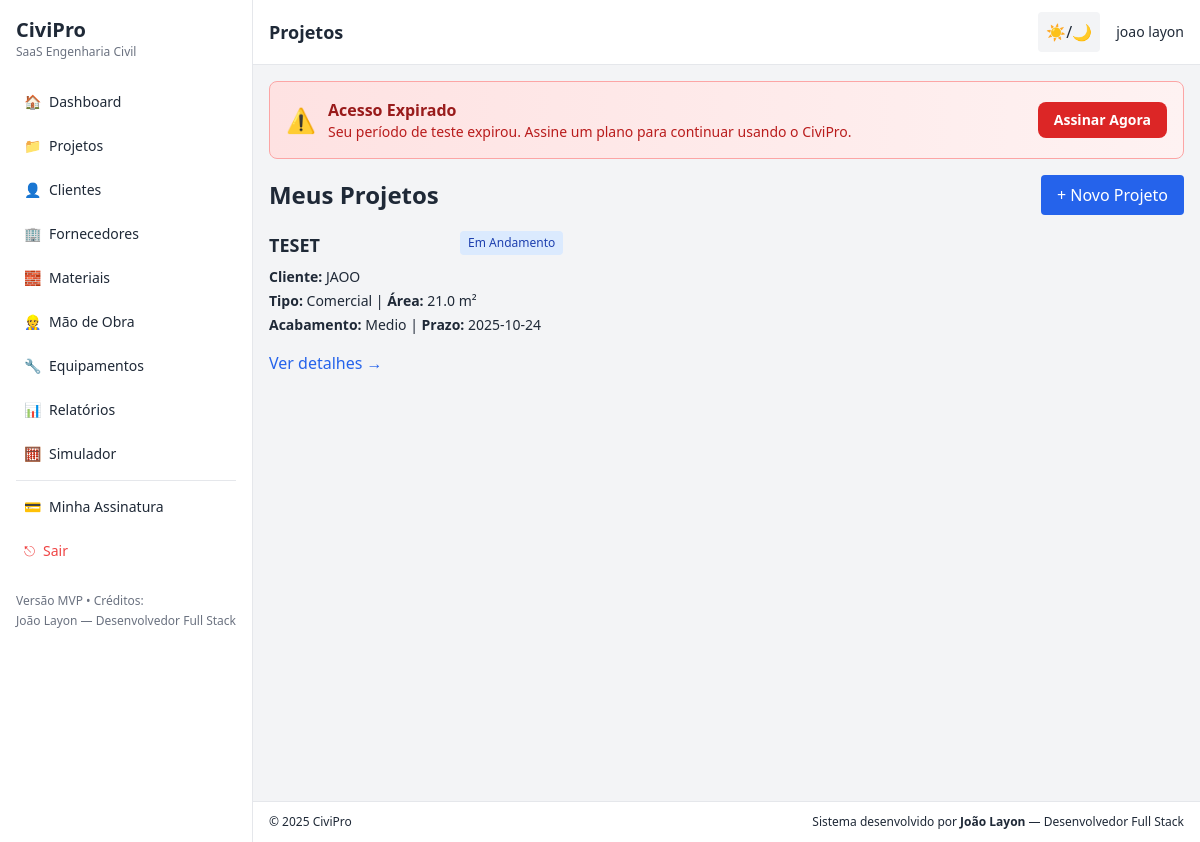
Screenshot of /projects (signed in) with the database file from the repository.
### tables this page shows
CREATE TABLE users (
        id INTEGER PRIMARY KEY AUTOINCREMENT,
        name TEXT NOT NULL,
        email TEXT UNIQUE NOT NULL,
        password_hash TEXT NOT NULL,
        created_at TEXT
    , trial_start_date TEXT, trial_end_date TEXT, subscription_status TEXT DEFAULT 'trial', subscription_id TEXT, plan_id TEXT);

CREATE TABLE projects (
        id INTEGER PRIMARY KEY AUTOINCREMENT,
        user_id INTEGER,
        name TEXT,
        client TEXT,
        area REAL,
        finish_level TEXT,
        deadline TEXT,
        created_at TEXT, project_type TEXT DEFAULT 'residencial', status TEXT DEFAULT 'em_andamento', notes TEXT, real_cost REAL DEFAULT 0, client_id INTEGER,
        FOREIGN KEY(user_id) REFERENCES users(id)
    );

### app.py (the view)
@app.route("/projects")
def projects_list():
    user = current_user()
    if not user:
        return redirect(url_for("login"))
    conn = get_db_conn()
    projs = conn.execute("SELECT * FROM projects WHERE user_id=? ORDER BY created_at DESC", (user["id"],)).fetchall()
    conn.close()
    return render_template("projetos.html", projects=projs, user=user)

### app.py (called while the page is built)
def get_db_conn():
    conn = sqlite3.connect(DB)
    conn.row_factory = sqlite3.Row
    return conn

def current_user():
    uid = session.get("user_id")
    if not uid:
        return None
    conn = get_db_conn()
    user = conn.execute(
        """SELECT id, name, email, trial_start_date, trial_end_date,
        subscription_status, subscription_id, plan_id FROM users WHERE id=?""",
        (uid,)
    ).fetchone()
    conn.close()
    return user

def check_subscription_status(user):
    if not user:
        return {'active': False, 'status': 'no_user', 'days_left': 0}
    status = user['subscription_status'] or 'trial'
    if status == 'active':
        return {'active': True, 'status': 'active', 'days_left': None, 'is_trial': False}
    if status == 'trial':
        if user['trial_end_date']:
            trial_end = datetime.fromisoformat(user['trial_end_date'])
            now = datetime.utcnow()
            if now < trial_end:
                days_left = (trial_end - now).days + 1
                return {'active': True, 'status': 'trial', 'days_left': days_left, 'is_trial': True}
        return {'active': False, 'status': 'trial_expired', 'days_left': 0, 'is_trial': False}
    return {'active': False, 'status': status, 'days_left': 0, 'is_trial': False}

@app.context_processor
def inject_datetime():
    user = current_user()
    subscription = check_subscription_status(user) if user else None
    return {
        'datetime': datetime,
        'current_user': current_user,
        'subscription_status': subscription
    }

### templates/projetos.html (shortened to what this page needs)
{% extends "base.html" %}
{% block page_title %}Projetos{% endblock %}
{% block content %}
<div class="mb-4 flex justify-between items-center">
  <h2 class="text-2xl font-bold">Meus Projetos</h2>
  <a href="{{ url_for('projects_add') }}" class="px-4 py-2 bg-blue-600 text-white rounded hover:bg-blue-700">+ Novo Projeto</a>
</div>
{% if projects %}
<div class="grid grid-cols-1 md:grid-cols-2 lg:grid-cols-3 gap-4">
  {% for proj in projects %}
  <div class="card">
    <div class="flex justify-between items-start mb-2">
      <h3 class="text-lg font-bold">{{ proj.name }}</h3>
      <span class="px-2 py-1 rounded text-xs
        {% if proj.status == 'em_andamento' %}bg-blue-100 text-blue-800 dark:bg-blue-900 dark:text-blue-200
        {% elif proj.status == 'concluido' %}bg-green-100 text-green-800 dark:bg-green-900 dark:text-green-200
        {% else %}bg-yellow-100 text-yellow-800 dark:bg-yellow-900 dark:text-yellow-200{% endif %}">
        {% if proj.status == 'em_andamento' %}Em Andamento
        {% elif proj.status == 'concluido' %}Concluído
        {% elif proj.status == 'pausado' %}Pausado
        {% else %}Em Andamento{% endif %}
      </span>
    </div>
    <div class="text-sm space-y-1 mb-4">
      <p><strong>Cliente:</strong> {{ proj.client or '-' }}</p>
      <p><strong>Tipo:</strong>
        {% if proj.project_type == 'residencial' %}Residencial
        {% elif proj.project_type == 'comercial' %}Comercial
        {% elif proj.project_type == 'industrial' %}Industrial
        {% else %}Residencial{% endif %} | <strong>Área:</strong> {{ proj.area }} m²
      </p>
      <p><strong>Acabamento:</strong> {{ proj.finish_level|title }} | <strong>Prazo:</strong> {{ proj.deadline or '-' }}</p>
    </div>
    <a href="{{ url_for('project_view', project_id=proj.id) }}" class="text-blue-600 dark:text-blue-400 hover:underline">Ver detalhes →</a>
  </div>
  {% endfor %}
</div>
{% else %}
<div class="card">
  <p class="text-gray-500 dark:text-gray-400">Nenhum projeto cadastrado ainda.</p>
  <a href="{{ url_for('projects_add') }}" class="mt-2 inline-block text-blue-600 dark:text-blue-400 hover:underline">Criar primeiro projeto</a>
</div>
{% endif %}
{% endblock %}

### templates/base.html (shortened to what this page needs)
<!doctype html>
<html lang="pt-BR" class="transition-colors">
  <head>
    <script src="https://cdn.tailwindcss.com"></script>
  </head>
  <body class="bg-gray-100 dark:bg-gray-900 text-gray-800 dark:text-gray-100">
    <div class="flex h-screen">
      {% if session.get('user_id') %}
      <aside class="sidebar bg-white dark:bg-gray-800 border-r border-gray-200 dark:border-gray-700 p-4 hidden md:block">
        <div class="mb-6">
          <h1 class="text-xl font-bold">CiviPro</h1>
          <p class="text-xs text-gray-500 dark:text-gray-400">SaaS Engenharia Civil</p>
        </div>
        <nav class="space-y-2 text-sm">
          <a href="{{ url_for('dashboard') }}" class="flex items-center gap-2 p-2 rounded hover:bg-gray-100 dark:hover:bg-gray-700">
            <span>🏠</span> <span>Dashboard</span>
          </a>
          <a href="{{ url_for('projects_list') }}" class="flex items-center gap-2 p-2 rounded hover:bg-gray-100 dark:hover:bg-gray-700">
            <span>📁</span> <span>Projetos</span>
          </a>
          <a href="{{ url_for('clients_list') }}" class="flex items-center gap-2 p-2 rounded hover:bg-gray-100 dark:hover:bg-gray-700">
            <span>👤</span> <span>Clientes</span>
          </a>
          <a href="{{ url_for('suppliers_list') }}" class="flex items-center gap-2 p-2 rounded hover:bg-gray-100 dark:hover:bg-gray-700">
            <span>🏢</span> <span>Fornecedores</span>
          </a>
          <a href="{{ url_for('materials_list') }}" class="flex items-center gap-2 p-2 rounded hover:bg-gray-100 dark:hover:bg-gray-700">
            <span>🧱</span> <span>Materiais</span>
          </a>
          <a href="{{ url_for('labor_list') }}" class="flex items-center gap-2 p-2 rounded hover:bg-gray-100 dark:hover:bg-gray-700">
            <span>👷</span> <span>Mão de Obra</span>
          </a>
          <a href="{{ url_for('equipment_list') }}" class="flex items-center gap-2 p-2 rounded hover:bg-gray-100 dark:hover:bg-gray-700">
            <span>🔧</span> <span>Equipamentos</span>
          </a>
          <a href="{{ url_for('reports') }}" class="flex items-center gap-2 p-2 rounded hover:bg-gray-100 dark:hover:bg-gray-700">
            <span>📊</span> <span>Relatórios</span>
          </a>
          <a href="{{ url_for('simulator') }}" class="flex items-center gap-2 p-2 rounded hover:bg-gray-100 dark:hover:bg-gray-700">
            <span>🧮</span> <span>Simulador</span>
          </a>
          <hr class="my-2 border-gray-200 dark:border-gray-700">
          <a href="{{ url_for('subscription_manage') }}" class="flex items-center gap-2 p-2 rounded hover:bg-gray-100 dark:hover:bg-gray-700">
            <span>💳</span> <span>Minha Assinatura</span>
          </a>
          <a href="{{ url_for('logout') }}" class="flex items-center gap-2 p-2 rounded hover:bg-gray-100 dark:hover:bg-gray-700 text-red-500">
            <span>⎋</span> <span>Sair</span>
          </a>
        </nav>
        <div class="mt-6 text-xs text-gray-500 dark:text-gray-400">
          <p>Versão MVP • Créditos:</p>
          <p class="mt-1 font-medium">João Layon — Desenvolvedor Full Stack</p>
        </div>
      </aside>
      {% endif %}
      <div class="flex-1 flex flex-col">
        <header class="flex items-center justify-between px-4 py-3 bg-white dark:bg-gray-800 border-b border-gray-200 dark:border-gray-700">
          <div class="flex items-center gap-4">
            <h2 class="text-lg font-semibold">{% block page_title %}Painel{% endblock %}</h2>
          </div>
          <div class="flex items-center gap-4">
            <button id="themeToggle" title="Tema" class="p-2 rounded bg-gray-100 dark:bg-gray-700">☀️/🌙</button>
            {% if session.get('user_id') %}
            <div class="hidden sm:flex items-center gap-2">
              <span class="text-sm">{{ current_user().name if current_user() else '' }}</span>
            </div>
            {% else %}
            <a href="{{ url_for('login') }}" class="text-sm px-3 py-1 rounded bg-green-600 text-white">Entrar</a>
            {% endif %}
          </div>
        </header>
        <main class="p-4 overflow-auto content">
          {% if session.get('user_id') and subscription_status %}
            {% if subscription_status.is_trial and subscription_status.active %}
              <div class="mb-4 p-4 bg-gradient-to-r from-blue-100 to-blue-50 dark:from-blue-900 dark:to-blue-800 rounded-lg border border-blue-300 dark:border-blue-700">
                <div class="flex items-center justify-between">
                  <div class="flex items-center gap-3">
                    <span class="text-2xl">🎁</span>
                    <div>
                      <h3 class="font-bold text-blue-800 dark:text-blue-200">
                        Teste Grátis: {{ subscription_status.days_left }} dia{{ 's' if subscription_status.days_left != 1 else '' }} restante{{ 's' if subscription_status.days_left != 1 else '' }}
                      </h3>
                      <p class="text-sm text-blue-700 dark:text-blue-300">
                        Aproveite todos os recursos do CiviPro. Assine para continuar após o período de teste.
                      </p>
                    </div>
                  </div>
                  <a href="{{ url_for('subscription_plans') }}" class="px-4 py-2 bg-blue-600 text-white rounded-lg hover:bg-blue-700 text-sm font-semibold whitespace-nowrap">
                    Ver Planos
                  </a>
                </div>
              </div>
            {% elif not subscription_status.active %}
              <div class="mb-4 p-4 bg-gradient-to-r from-red-100 to-red-50 dark:from-red-900 dark:to-red-800 rounded-lg border border-red-300 dark:border-red-700">
                <div class="flex items-center justify-between">
                  <div class="flex items-center gap-3">
                    <span class="text-2xl">⚠️</span>
                    <div>
                      <h3 class="font-bold text-red-800 dark:text-red-200">Acesso Expirado</h3>
                      <p class="text-sm text-red-700 dark:text-red-300">
                        Seu período de teste expirou. Assine um plano para continuar usando o CiviPro.
                      </p>
                    </div>
                  </div>
                  <a href="{{ url_for('subscription_plans') }}" class="px-4 py-2 bg-red-600 text-white rounded-lg hover:bg-red-700 text-sm font-semibold whitespace-nowrap">
                    Assinar Agora
                  </a>
                </div>
              </div>
            {% endif %}
          {% endif %}
          {% block content %}
          {% endblock %}
        </main>
        <footer class="px-4 py-3 bg-white dark:bg-gray-800 border-t border-gray-200 dark:border-gray-700 text-xs">
          <div class="flex justify-between">
            <div>© {{ datetime.utcnow().year }} CiviPro</div>
            <div class="text-right">
              Sistema desenvolvido por <strong>João Layon</strong> — Desenvolvedor Full Stack
            </div>
          </div>
        </footer>
      </div>
    </div>
  </body>
</html>

### templates/base.html (style rules this page uses)
.sidebar { min-width: 220px; max-width: 260px; }
.content { min-height: calc(100vh - 64px); }
.card { @apply bg-white dark:bg-gray-800 shadow rounded-lg p-4; }

### rows the page displays
users: name "joao layon"
projects: name "TESET", status "Em Andamento", client "JAOO", project_type "Comercial", area "21.0", finish_level "Medio", deadline "2025-10-24"
